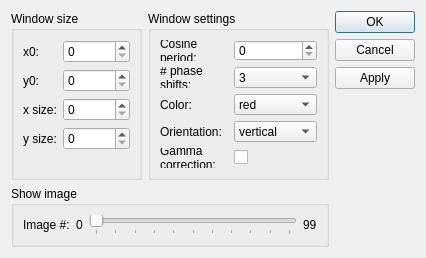
<?xml version="1.0" encoding="UTF-8"?>
<ui version="4.0">
 <class>DialogDispWindow</class>
 <widget class="QDialog" name="DialogDispWindow">
  <property name="geometry">
   <rect>
    <x>0</x>
    <y>0</y>
    <width>426</width>
    <height>235</height>
   </rect>
  </property>
  <property name="minimumSize">
   <size>
    <width>0</width>
    <height>0</height>
   </size>
  </property>
  <property name="maximumSize">
   <size>
    <width>16777215</width>
    <height>16777215</height>
   </size>
  </property>
  <property name="windowTitle">
   <string>Dialog</string>
  </property>
  <layout class="QHBoxLayout" name="horizontalLayout_3">
   <item>
    <layout class="QVBoxLayout" name="verticalLayout">
     <item>
      <layout class="QHBoxLayout" name="horizontalLayout_2">
       <item>
        <widget class="QGroupBox" name="groupBox_WindowSize">
         <property name="title">
          <string>Window size</string>
         </property>
         <layout class="QGridLayout" name="gridLayout">
          <item row="0" column="0">
           <widget class="QLabel" name="label_x0">
            <property name="text">
             <string>x0:</string>
            </property>
            <property name="buddy">
             <cstring>spinBox_x0</cstring>
            </property>
           </widget>
          </item>
          <item row="0" column="1">
           <widget class="QSpinBox" name="spinBox_x0">
            <property name="maximum">
             <number>999999</number>
            </property>
           </widget>
          </item>
          <item row="1" column="0">
           <widget class="QLabel" name="label_y0">
            <property name="text">
             <string>y0:</string>
            </property>
            <property name="buddy">
             <cstring>spinBox_y0</cstring>
            </property>
           </widget>
          </item>
          <item row="1" column="1">
           <widget class="QSpinBox" name="spinBox_y0">
            <property name="maximum">
             <number>999999</number>
            </property>
           </widget>
          </item>
          <item row="2" column="0">
           <widget class="QLabel" name="label_xsize">
            <property name="text">
             <string>x size:</string>
            </property>
            <property name="buddy">
             <cstring>spinBox_xsize</cstring>
            </property>
           </widget>
          </item>
          <item row="2" column="1">
           <widget class="QSpinBox" name="spinBox_xsize">
            <property name="maximum">
             <number>999999</number>
            </property>
           </widget>
          </item>
          <item row="3" column="0">
           <widget class="QLabel" name="label_ysize">
            <property name="text">
             <string>y size:</string>
            </property>
            <property name="buddy">
             <cstring>spinBox_ysize</cstring>
            </property>
           </widget>
          </item>
          <item row="3" column="1">
           <widget class="QSpinBox" name="spinBox_ysize">
            <property name="maximum">
             <number>999999</number>
            </property>
           </widget>
          </item>
          <item row="4" column="1">
           <spacer name="verticalSpacer">
            <property name="orientation">
             <enum>Qt::Vertical</enum>
            </property>
            <property name="sizeHint" stdset="0">
             <size>
              <width>20</width>
              <height>18</height>
             </size>
            </property>
           </spacer>
          </item>
         </layout>
        </widget>
       </item>
       <item>
        <widget class="QGroupBox" name="groupBox_WindowSetting">
         <property name="title">
          <string>Window settings</string>
         </property>
         <layout class="QGridLayout" name="gridLayout_2">
          <item row="0" column="0">
           <widget class="QLabel" name="label_period">
            <property name="text">
             <string>Cosine period:</string>
            </property>
            <property name="wordWrap">
             <bool>true</bool>
            </property>
            <property name="buddy">
             <cstring>spinBox_period</cstring>
            </property>
           </widget>
          </item>
          <item row="0" column="1">
           <widget class="QSpinBox" name="spinBox_period">
            <property name="maximum">
             <number>999999</number>
            </property>
           </widget>
          </item>
          <item row="1" column="0">
           <widget class="QLabel" name="label_phaseshifts">
            <property name="text">
             <string># phase shifts:</string>
            </property>
            <property name="wordWrap">
             <bool>true</bool>
            </property>
            <property name="buddy">
             <cstring>comboBox_phaseshifts</cstring>
            </property>
           </widget>
          </item>
          <item row="1" column="1">
           <widget class="QComboBox" name="comboBox_phaseshifts">
            <item>
             <property name="text">
              <string>3</string>
             </property>
            </item>
            <item>
             <property name="text">
              <string>4</string>
             </property>
            </item>
            <item>
             <property name="text">
              <string>5</string>
             </property>
            </item>
            <item>
             <property name="text">
              <string>8</string>
             </property>
            </item>
           </widget>
          </item>
          <item row="2" column="0">
           <widget class="QLabel" name="label_color">
            <property name="text">
             <string>Color:</string>
            </property>
            <property name="buddy">
             <cstring>comboBox_color</cstring>
            </property>
           </widget>
          </item>
          <item row="2" column="1">
           <widget class="QComboBox" name="comboBox_color">
            <item>
             <property name="text">
              <string>red</string>
             </property>
            </item>
            <item>
             <property name="text">
              <string>green</string>
             </property>
            </item>
            <item>
             <property name="text">
              <string>blue</string>
             </property>
            </item>
            <item>
             <property name="text">
              <string>white</string>
             </property>
            </item>
           </widget>
          </item>
          <item row="3" column="0">
           <widget class="QLabel" name="label_orientation">
            <property name="text">
             <string>Orientation:</string>
            </property>
            <property name="buddy">
             <cstring>comboBox_orientation</cstring>
            </property>
           </widget>
          </item>
          <item row="3" column="1">
           <widget class="QComboBox" name="comboBox_orientation">
            <item>
             <property name="text">
              <string>vertical</string>
             </property>
            </item>
            <item>
             <property name="text">
              <string>horizontal</string>
             </property>
            </item>
           </widget>
          </item>
          <item row="4" column="0">
           <widget class="QLabel" name="label_gamma">
            <property name="text">
             <string>Gamma correction:</string>
            </property>
            <property name="wordWrap">
             <bool>true</bool>
            </property>
            <property name="buddy">
             <cstring>checkBox_gamma</cstring>
            </property>
           </widget>
          </item>
          <item row="4" column="1">
           <widget class="QCheckBox" name="checkBox_gamma">
            <property name="text">
             <string/>
            </property>
           </widget>
          </item>
         </layout>
        </widget>
       </item>
      </layout>
     </item>
     <item>
      <widget class="QGroupBox" name="groupBox_ShowImage">
       <property name="title">
        <string>Show image</string>
       </property>
       <layout class="QHBoxLayout" name="horizontalLayout">
        <item>
         <widget class="QLabel" name="label_imgshow">
          <property name="text">
           <string>Image #:</string>
          </property>
          <property name="buddy">
           <cstring>horizontalSlider</cstring>
          </property>
         </widget>
        </item>
        <item>
         <widget class="QLabel" name="label_imgstart">
          <property name="text">
           <string>0</string>
          </property>
         </widget>
        </item>
        <item>
         <widget class="QSlider" name="horizontalSlider">
          <property name="maximum">
           <number>10</number>
          </property>
          <property name="pageStep">
           <number>2</number>
          </property>
          <property name="value">
           <number>0</number>
          </property>
          <property name="orientation">
           <enum>Qt::Horizontal</enum>
          </property>
          <property name="tickPosition">
           <enum>QSlider::TicksBelow</enum>
          </property>
          <property name="tickInterval">
           <number>1</number>
          </property>
         </widget>
        </item>
        <item>
         <widget class="QLabel" name="label_imgend">
          <property name="text">
           <string>99</string>
          </property>
         </widget>
        </item>
       </layout>
      </widget>
     </item>
    </layout>
   </item>
   <item>
    <layout class="QVBoxLayout" name="verticalLayout_2">
     <item>
      <widget class="QDialogButtonBox" name="buttonBox">
       <property name="orientation">
        <enum>Qt::Vertical</enum>
       </property>
       <property name="standardButtons">
        <set>QDialogButtonBox::Apply|QDialogButtonBox::Cancel|QDialogButtonBox::Ok</set>
       </property>
      </widget>
     </item>
     <item>
      <spacer name="verticalSpacer_2">
       <property name="orientation">
        <enum>Qt::Vertical</enum>
       </property>
       <property name="sizeHint" stdset="0">
        <size>
         <width>20</width>
         <height>40</height>
        </size>
       </property>
      </spacer>
     </item>
    </layout>
   </item>
  </layout>
 </widget>
 <tabstops>
  <tabstop>spinBox_x0</tabstop>
  <tabstop>spinBox_y0</tabstop>
  <tabstop>spinBox_xsize</tabstop>
  <tabstop>spinBox_ysize</tabstop>
  <tabstop>spinBox_period</tabstop>
  <tabstop>comboBox_phaseshifts</tabstop>
  <tabstop>comboBox_color</tabstop>
  <tabstop>comboBox_orientation</tabstop>
  <tabstop>checkBox_gamma</tabstop>
  <tabstop>horizontalSlider</tabstop>
 </tabstops>
 <resources/>
 <connections/>
</ui>
